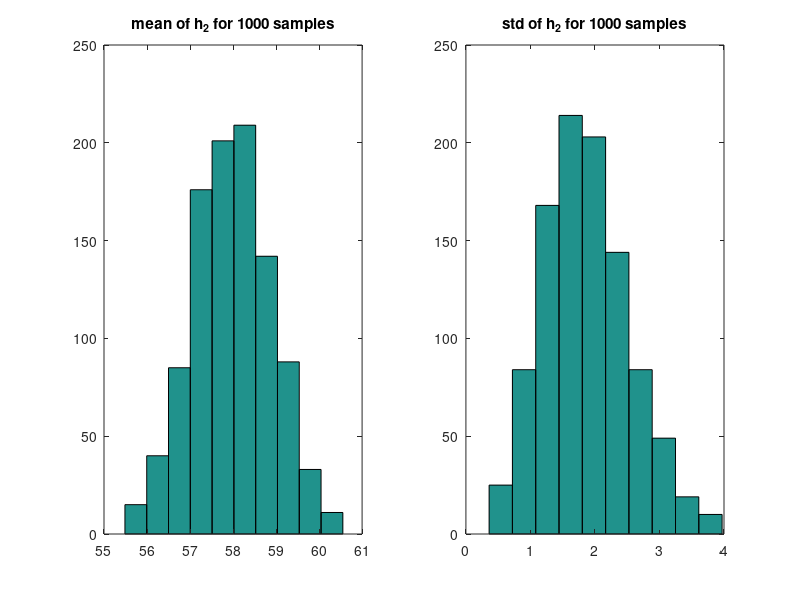
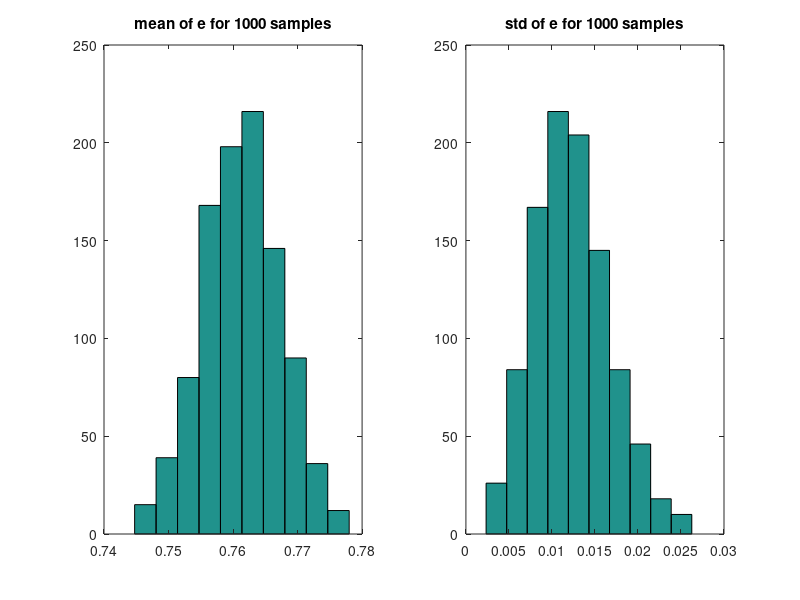

The MATLAB source for these figures, in order: (Note: this script raises an error after producing the figures.)
% 4-1
%% Data
clc; clear all; close all;
E = 0.76;
alpha = 0.05;
M = 1000;
%% [a]
h1 = 100;
h2 = [60 54 58 60 56];

e = sqrt((1/h1)*h2);
n = length(e);
precision = std(e);
accuracy = mean(e) - e;
fprintf('[a]\nRandom uncertainty for next observation: mean(e)+-tcrit*std(e) or %f +- %f\n',...
    mean(e),tinv(1-alpha/2,n-1)*std(e));
fprintf('Random uncertainty for mean: mean(e)+-tcrit*std(mean) or %f +- %f\n',...
    mean(e),tinv(1-alpha/2,n-1)*std(e)/sqrt(n));
%% [b]
h1 = 100;
h2 = normrnd(58,2,5,M);

meanh2= mean(h2);
stdh2 = std(h2);
figure(1)
subplot(1,2,1)
hist(meanh2);
title(sprintf('mean of h_2 for %.0f samples',M))
subplot(1,2,2)
hist(stdh2);
title(sprintf('std of h_2 for %.0f samples',M))

e = sqrt((1/h1).*h2);
meane = mean(e);
stde = std(e);
figure(2)
subplot(1,2,1)
hist(meane);
title(sprintf('mean of e for %.0f samples',M))
subplot(1,2,2)
hist(stde);
title(sprintf('std of e for %.0f samples',M))

H = ttest(e,E,alpha);
fprintf('[b]\nOut of %.0f samples, data are consistent %f%%\n',M,100*length(find(H==0))/M)
%% [c]
h1 = [80 100 90 120 95]';
h2 = [48 60 50 75 56]';

e = sqrt(h2 ./ h1);
h1sd = std(h1);
h1mean = mean(h1);
h2sd = std(h2);
h2mean = mean(h2);
esd = std(e);
emean = mean(e);

% First (simple) approach: h1 and h2 are assumed to be independent
esigma = sqrt((-0.5*sqrt(h2mean)*h1mean^(-3/2))^2*h1sd^2 + ...
    (0.5*sqrt(1/h1mean)*sqrt(1/h2mean))^2*h2sd^2);
fprintf('[c]\nstd computed from transformed data: %2.5f \n',esd);
fprintf('std from transformed SD (assume independence): %2.5f \n',esigma);
% Second approach: h1 and h2 are assumed to be dependent to each other
tmp =  corrcoef(h1,h2);
r = tmp(1,2);
h1h2covar = h1sd * h2sd * r;
esigma2 = sqrt((-0.5*sqrt(h2mean)*h1mean^(-3/2))^2*h1sd^2 + ...
    (0.5*sqrt(1/h1mean)*sqrt(1/h2mean))^2*h2sd^2 + ...
    2*(-0.5*sqrt(h2mean)*h1mean^(-3/2))*(0.5*sqrt(1/h1mean)*sqrt(1/h2mean))*h1h2covar);
fprintf('std from transformed SD (assume dependence): %2.5f \n',esigma2);

H = ttest(e,E,alpha);
disp(['Null hypothesis:accept ball H=',num2str(H)])